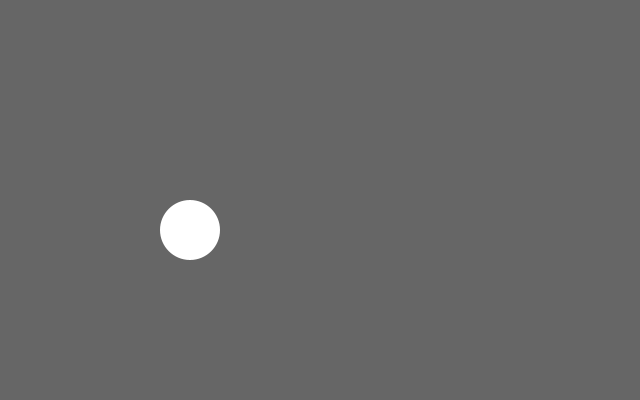
Frame 1 (no input)
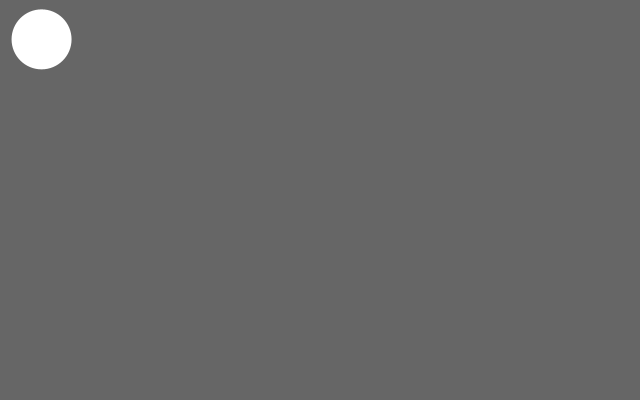
Frame 60 (the mouse pressed at the canvas centre just before this capture)
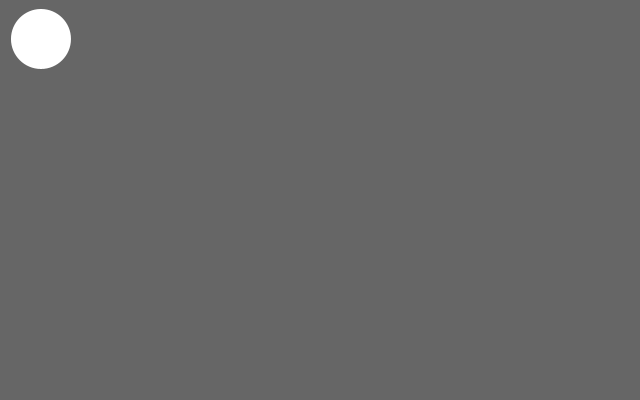
Frame 120 (the mouse held since frame 60 and released just before this capture)

The Processing sketch that drew these frames (run headless with seeded random() and noise(); from frame 60 on, the mouse is pressed at the canvas centre):

// Processing sketch: balletje_slingeren
// ── balletje_slingeren.pde
int size = 60;
float xpos, ypos;

float t = 0;
float xspeed = 0;
float yspeed = 0;
float xacc = 0;
float yacc = 0;
float dt = 0.1;
float friction = 20;
int minspeed = 40;

float xMax = 0;


void setup()
{
  size(640, 400);
  noStroke();
  frameRate(30);
  smooth();
  xpos = width/4;
  ypos = height/2;
}

void draw() 
{
  background(102);

  // Update the position of the shape
  xpos = xpos + xspeed * dt + xacc * dt * dt;
  xspeed = xspeed + xacc * dt;
  xacc = (mouseX - xpos)/dt;

  ypos = ypos + yspeed * dt + yacc * dt * dt;
  yspeed = yspeed + yacc * dt;
  yacc = (mouseY - ypos)/dt;

  if (xspeed > xMax) {
    xMax = xspeed;
  }
  
 // println("mousseX - xpos = "+(1/abs((mouseX - xpos)))*500);
 
 println("acc= "+xacc);
  
 // friction = (1/abs((mouseX - xpos)))*500;

  if (xspeed > 0 && xspeed > minspeed ) {
    xspeed = xspeed - friction;
  }
  if (xspeed < 0 && xspeed < minspeed*-1) {
    xspeed= xspeed + friction;
  }

  if (yspeed > 0 && yspeed > minspeed ) {
    yspeed = yspeed - friction;
  }
  if (yspeed < 0 && yspeed < minspeed*-1 ) {
    yspeed = yspeed + friction;
  }
  // println(xspeed);

  if (mousePressed == true) {
    xacc = 0;
    xspeed = 0;
    yacc = 0;
    yspeed = 0;
  }
  // Draw the shape
  ellipse(xpos+size/2, ypos+size/2, size, size);
}
